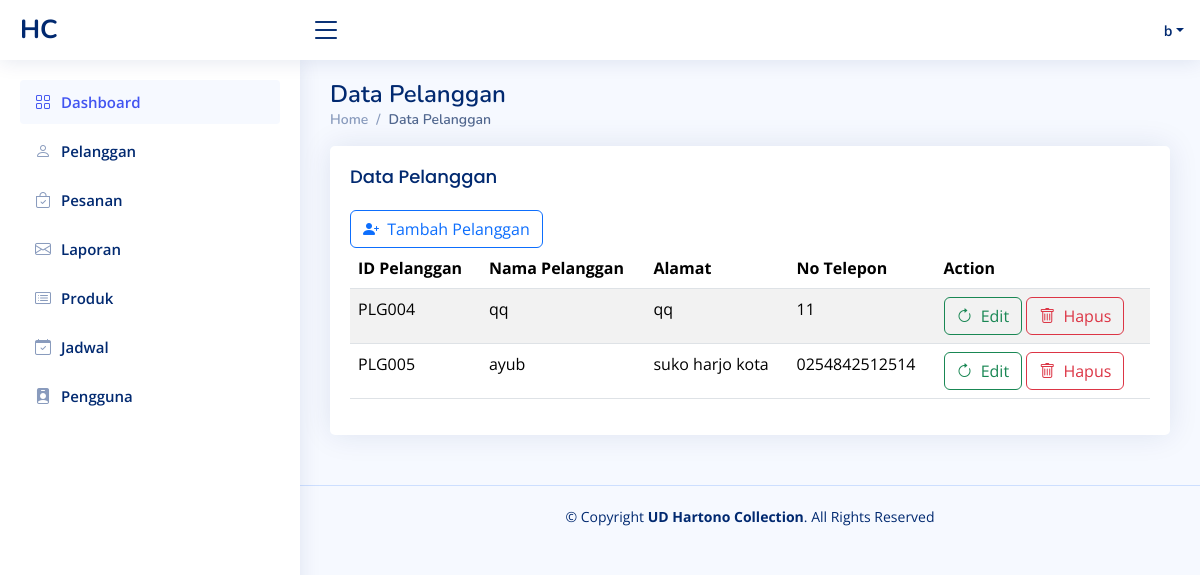
/admin/pelanggan.php (signed in), run on the app's committed database.
### tables this page shows
CREATE TABLE `pelanggan` (
  `id_pelanggan` varchar(11) NOT NULL,
  `nama` varchar(100) NOT NULL,
  `alamat` varchar(200) NOT NULL,
  `no_telepon` varchar(15) NOT NULL,
  `username` varchar(250) NOT NULL,
  `password` varchar(250) NOT NULL
);

### admin/pelanggan.php (the view, shortened to what this page needs)
<!DOCTYPE html>
<html lang="en">
<?php include 'root/head.php'; ?>
<body>
    <?php include 'root/navbar.php'; ?>
    <main id="main" class="main">
        <div class="pagetitle">
            <h1>Data Pelanggan</h1>
            <nav>
                <ol class="breadcrumb">
                    <li class="breadcrumb-item"><a href="index.html">Home</a></li>
                    <li class="breadcrumb-item active">Data Pelanggan</li>
                </ol>
            </nav>
        </div>
        <section class="section dashboard">
            <div class="row">
                <div class="col-lg-12">
                    <div class="row">
                        <div class="col-lg-12">
                            <div class="card">
                                <div class="card-body">
                                    <h5 class="card-title">Data Pelanggan</h5>
                                    <button type="button" class="btn btn-outline-primary" data-bs-toggle="modal"
                                        data-bs-target="#verticalycentered">
                                        <i class="bi bi-person-plus-fill me-1"></i>  Tambah Pelanggan
                                    </button>
                                    <?php
                                    include('../koneksi/koneksi.php');
                                    $sqlPelanggan = "SELECT * FROM pelanggan";
                                    $resultPelanggan = $conn->query($sqlPelanggan);
                                    if ($resultPelanggan->num_rows > 0) {
                                        echo "<table class='table datatable table-striped'>
                                                <thead>
                                                    <th>ID Pelanggan</th>
                                                    <th>Nama Pelanggan</th>
                                                    <th>Alamat</th>
                                                    <th>No Telepon</th>
                                                    <th>Action</th>
                                                </thead>";
                                        while ($rowPelanggan = $resultPelanggan->fetch_assoc()) {
                                            echo "<tr>
                                                    <td>" . $rowPelanggan['id_pelanggan'] . "</td>
                                                    <td>" . $rowPelanggan['nama'] . "</td>
                                                    <td>" . $rowPelanggan['alamat'] . "</td>
                                                    <td>" . $rowPelanggan['no_telepon'] . "</td>
                                                    <td>
                                                        <a href='edit_pelanggan.php?id=" . $rowPelanggan['id_pelanggan'] . "' class='btn btn-outline-success'><i class='bi bi-arrow-clockwise me-1'></i> Edit</a>
                                                        <a href='proses_hapus_pelanggan.php?id=" . $rowPelanggan['id_pelanggan'] . "' class='btn btn-outline-danger' onclick='return confirm(\"Apakah Anda yakin ingin menghapus data ini?\")'><i class='bi bi-trash me-1'></i> Hapus</a>
                                                    </td>
                                                </tr>";
                                        }
                                        echo "</table>";
                                    } else {
                                        echo "Tidak ada data pelanggan.";
                                    }
                                    ?>
                                </div>
                            </div>
                        </div>
                    </div>
                </div>
            </div>
        </section>
    </main>
    <?php include 'root/footer.php'; ?>
</body>
</html>

### admin/assets/css/style.css (style rules this page uses)
:root { scroll-behavior: smooth; }
body { font-family: "Open Sans", sans-serif; background: #f6f9ff; color: #444444; }
a { color: #4154f1; text-decoration: none; }
h1, h2, h3, h4, h5, h6 { font-family: "Nunito", sans-serif; }
#main { margin-top: 60px; padding: 20px 30px; transition: all 0.3s; }
.pagetitle { margin-bottom: 10px; }
.pagetitle h1 { font-size: 24px; margin-bottom: 0; font-weight: 600; color: #012970; }
.card { margin-bottom: 30px; border: none; border-radius: 5px; box-shadow: 0px 0 30px rgba(1, 41, 112, 0.1); }
.card-title { padding: 20px 0 15px 0; font-size: 18px; font-weight: 500; color: #012970; font-family: "Poppins", sans-serif; }
.card-body { padding: 0 20px 20px 20px; }
.breadcrumb { font-size: 14px; font-family: "Nunito", sans-serif; color: #899bbd; font-weight: 600; }
.breadcrumb a { color: #899bbd; transition: 0.3s; }
.breadcrumb .breadcrumb-item::before { color: #899bbd; }
.breadcrumb .active { color: #51678f; font-weight: 600; }
@media (min-width: 1200px) { #main, #footer { margin-left: 300px; } }

### data on the page
pelanggan: id_pelanggan "PLG004", nama "qq", alamat "qq", no_telepon "11"
pelanggan: id_pelanggan "PLG005", nama "ayub", alamat "suko harjo kota", no_telepon "0254842512514"

### other printed values
$_SESSION['user_name'] "b"
